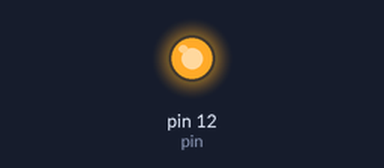
Recording of a sketch running on a simulated Arduino Uno, built with avr-gcc and run on an emulated ATmega328P. Shown: output pins drawn as LEDs (lit = HIGH).

Above: at 0.5 s.
At 13.8 s:
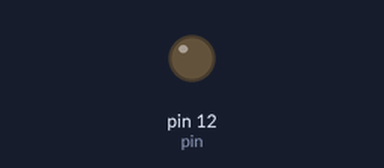
Timing chart, 0 to 18.9 s (numbered marks = the images above):
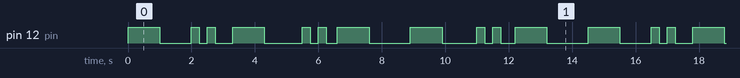

The sketch:

fizzbuzz-simple.ino
```cpp
int counter = 0;
int pin = 12;
void setup()
{
  pinMode(pin, OUTPUT);
}

void loop()
{

  if(counter % 3 == 0) {
	digitalWrite(pin, HIGH);
  	delay(1000); // Wait for 1000 millisecond(s)
  	digitalWrite(pin, LOW);
  	delay(1000); // Wait for 1000 millisecond(s)
  }
  if(counter % 5 == 0) {
	digitalWrite(pin, HIGH);
  	delay(250); // Wait for 1000 millisecond(s)
  	digitalWrite(pin, LOW);
  	delay(250); // Wait for 1000 millisecond(s)
   	digitalWrite(pin, HIGH);
  	delay(250); // Wait for 1000 millisecond(s)
  	digitalWrite(pin, LOW);
  	delay(250); // Wait for 1000 millisecond(s)

  }

  counter = counter + 1;
  delay(100);
}
```

Measured:
- by itself, pin 12 (pin): moves between LOW and HIGH, repeating every 14.5 s
- by itself, everything shown: repeats every 14.5 s, in 22 steps
